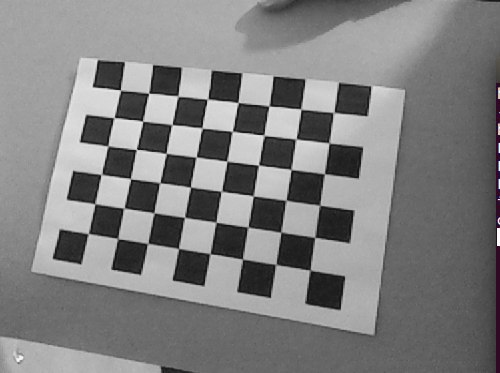
//> input picture mvms/lab5/img.jpg, 500 x 373 px
$ ./lab5   (built with g++ and OpenCV 4)
//> lines starting //> are read from the running program, lines starting //| are printed output that depends on the picture; after the words box and inside, x2 and y2 are one past the last pixel; in counts of white or black regions, pixels touching at a corner belong together
#include <opencv2/highgui/highgui.hpp>
#include <opencv2/calib3d/calib3d.hpp>

int main(int argc, char* argv[])
{
	auto img = cv::imread("img.jpg");
//> img is the input picture: 373 rows x 500 cols, CV_8UC3; mean B, G, R 127.9, 127.8, 128

	cv::Size boardSize(8, 6);
	std::vector<cv::Point2f> corners;
	auto result = findChessboardCorners(img, boardSize, corners);
//> corners = 48 Points (x, y), first 12: [120.4, 89.96], [148.6, 93.26], [178, 96.19], [207.5, 99.03], [238.2, 102.5], [268.8, 106.2], [300.8, 109.1], [333.6, 112.5], [114.2, 117.5], [142.6, 121.3], [172.2, 124.6], [202.2, 128.1]; result = true

//	cv::drawChessboardCorners(img, boardSize, corners, result);

	std::vector<cv::Point3f> objectPoints;

	for (auto y = 0; y < boardSize.height; y++)
	{
		for (auto x = 0; x < boardSize.width; x++)
		{
			objectPoints.push_back(cv::Point3f(x, y, 0));
		}
	}

	std::vector<std::vector<cv::Point3f>> allObjectPoints;
	std::vector<std::vector<cv::Point2f>> allCorners;

	allObjectPoints.push_back(objectPoints);
	allCorners.push_back(corners);
//> allCorners = 1 point lists

	cv::Mat cameraMatrix;
	cv::Mat distCoeffs;
	std::vector<cv::Mat> rvecs;
	std::vector<cv::Mat> tvecs;

	calibrateCamera(allObjectPoints, allCorners, cv::Size(img.cols, img.rows), cameraMatrix, distCoeffs, rvecs, tvecs);
//> cameraMatrix = [[414.2, 0, 266], [0, 393.2, 180.6], [0, 0, 1]]; distCoeffs = [-0.114, 1.23, 0.000163, 0.00681, -3.43]

	if (result)
	{
		cv::Mat rvec;
		cv::Mat tvec;

		solvePnP(objectPoints, corners, cameraMatrix, distCoeffs, rvec, tvec);
//> rvec = [-0.141, 0.131, 0.149]; tvec = [-4.81, -3.14, 13.56]

		std::vector<cv::Point3f> axis;

		auto len = 3;

		axis.push_back(cv::Point3f(len, 0, 0));
		axis.push_back(cv::Point3f(0, len, 0));
		axis.push_back(cv::Point3f(0, 0, -len));

		std::vector<cv::Point2f> imagePoints;

		projectPoints(axis, rvec, tvec, cameraMatrix, distCoeffs, imagePoints);
//> imagePoints = 3 Points (x, y): [207.5, 99.37], [101.4, 174.5], [74.22, 53.44]

		auto center = corners[0];
//> center = Point(120.4, 89.96)
		auto lineColor = CV_RGB(255, 0, 0);

		for (auto i : imagePoints)
		{
			arrowedLine(img, center, i, lineColor, 2);
		}
//> this loop made 3 passes
//> pass 1, `arrowedLine(img, center, i, lineColor, 2);`:
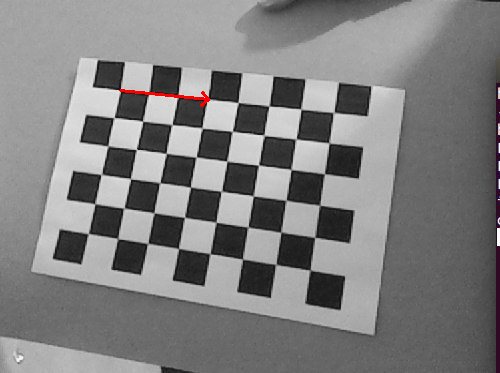
//> img: 373 rows x 500 cols, CV_8UC3; 0.17% of pixels changed, all inside (x1, y1, x2, y2) = (119, 89, 210, 107)
//> pass 2, `arrowedLine(img, center, i, lineColor, 2);`:
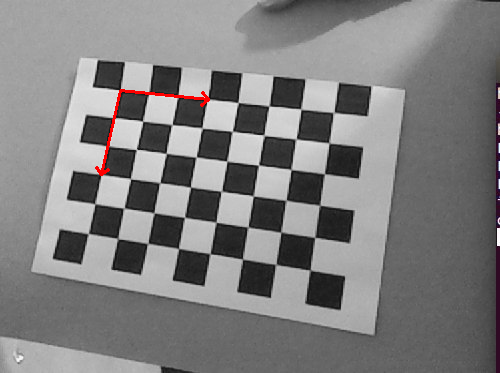
//> img: 373 rows x 500 cols, CV_8UC3; 0.16% of pixels changed, all inside (x1, y1, x2, y2) = (95, 91, 122, 176)
//> pass 3, `arrowedLine(img, center, i, lineColor, 2);`:
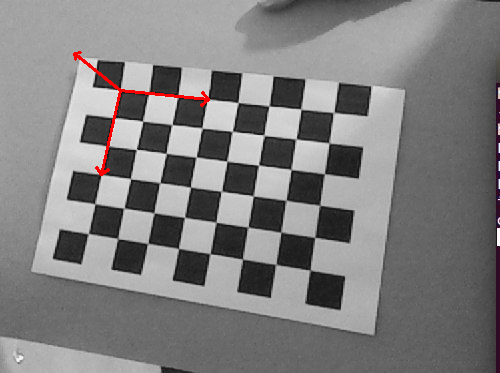
//> img: 373 rows x 500 cols, CV_8UC3; 0.12% of pixels changed, all inside (x1, y1, x2, y2) = (73, 51, 121, 91)
	}

	imshow("Lab 6", img);

	cv::waitKey();

	return 0;
}
